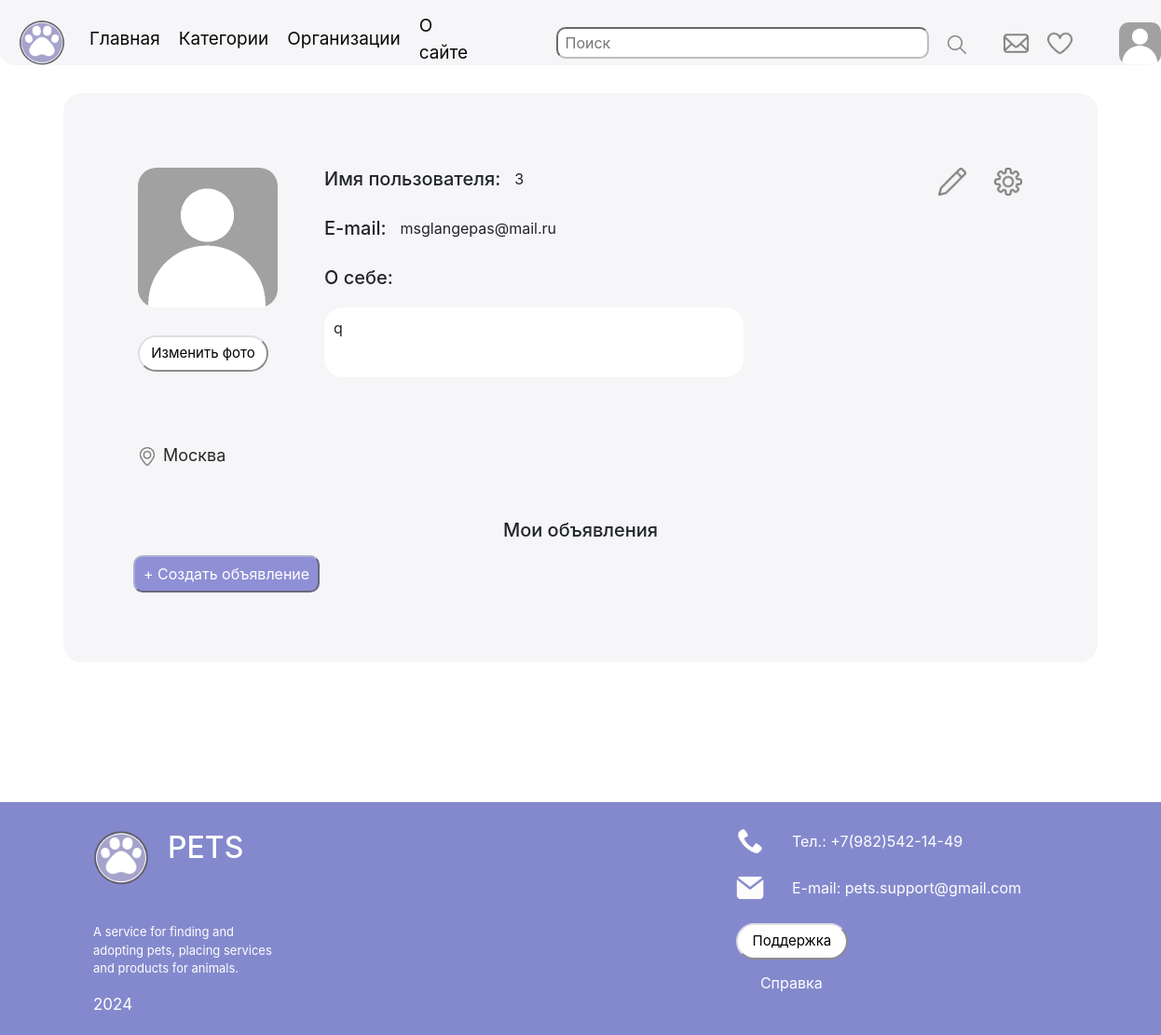
Screenshot of /profile (signed in) with the database file from the repository.
### data/users.py (models this page shows, shortened)
class User(SqlAlchemyBase, UserMixin):
    __tablename__ = 'users'
    id = sqlalchemy.Column(sqlalchemy.Integer,
                           primary_key=True, autoincrement=True)
    name = sqlalchemy.Column(sqlalchemy.String, nullable=False)
    about = sqlalchemy.Column(sqlalchemy.String, nullable=True)
    photo = sqlalchemy.Column(sqlalchemy.String, nullable=True)
    email = sqlalchemy.Column(sqlalchemy.String,
                              index=True, unique=True, nullable=False)
    hashed_password = sqlalchemy.Column(sqlalchemy.String, nullable=False)
    created_date = sqlalchemy.Column(sqlalchemy.DateTime,
                                     default=datetime.datetime.now)
    posts = orm.relationship("Post", back_populates='user')
    city = sqlalchemy.Column(sqlalchemy.String, default='Москва')

### main.py (the view, shortened to what this page needs)
@app.route('/profile', methods=['GET', 'POST'])
def profile():
    session["link2"] = '/profile'
    session["link1"] = '/profile'
    if current_user.is_authenticated:
        if len(current_user.city) > 40:
            city = current_user.city[:40] + '...'
        else:
            city = current_user.city
        dbs = db_session.create_session()
        posts = dbs.query(Post).filter(Post.user == current_user).order_by(Post.created_date).all()
        posts = list(
            map(lambda x: [x.title[:9] + '...' if len(x.title) > 9 else x.title, x.price, x.currency, x.views_count,
                           x.photo, x.id, x.created_date.strftime('%d.%m.%Y, %H:%M')], posts))
        session['link'] = '/profile'
        return render_template('profile.html', title='Профиль', city=city, posts=posts)
    return render_template('autorization.html', title='Авторизация')

### data/db_session.py (called while the page is built)
def create_session() -> Session:
    global __factory
    return __factory()

### main.py (called while the page is built)
@login_manager.user_loader
def load_user(user_id):
    db_sess = db_session.create_session()
    return db_sess.query(User).get(user_id)

### templates/profile.html (shortened to what this page needs)
{% extends "base.html" %}
{% block content %}
<div class="account">
    <div style="text-align: start; display: flex; padding: 20px;">
        <div style="justify-content: center;">
            <img src={{current_user.photo}} class="ava"><br>
            <button class="butt" style="width: 140px;">Изменить фото</button>
        </div>
        <div style="text-align: start; margin-left: 40px;">
            <div style="display: flex; margin-bottom: 13px;"><h5 style="margin-right: 15px;">Имя пользователя:</h5>
                <p>{{ current_user.name}}</p></div>
            <div style="display: flex; margin-bottom: 13px;"><h5 style="margin-right: 15px;">E-mail:</h5>
                <p>{{ current_user.email}}</p></div>
            <h5>О себе:</h5>
            <div class="about">
                <p>{{ current_user.about}}</p>
            </div>
        </div>
        <div style="display: flex; margin-left: 22%">
            <a href="/edit_profile">
                <img src="/static/img/edit.png" height="30" style="margin-right: 30px">
            </a><br>
            <a href="settings"><img src="/static/img/sett.png" height="30"></a>
        </div>
    </div>
    <div class="geo" style="padding: 20px; padding-top: 0px">
        <a href="/choice_city"><img src="/static/img/point.png" height="20" style="margin-right: 7px">{{city}}</a>
    </div>
    <div style="margin-top: 35px">
        <h5>Мои объявления</h5>
        <div style="text-align: start">
            <div style="margin: 15px">
                <a href="/add_post">
                    <button class="butt2"> + Создать объявление</button>
                </a>
            </div>
        </div>
    </div>
</div>
{% endblock %}

### static/css/style.css (style rules this page uses)
.geo { width: 500px; margin-top: 50px; text-align: start; }
.about { padding: 10px; background: #fff; width: 450px; height: 75px; margin-top: 20px; border-radius: 20px; text-align: start; }
.account { border-radius: 20px; background-color: #f6f5f7; padding: 60px; display: block; margin-top: 30px; }
.geo a { font-size: 18px; color: #282829; text-decoration: none; }
.butt2 { color: #fff; background: #8F8FD6; border-radius: 10px; border-color: #ACAED2; justify-items: center; outline:none; padding: 6px; width: 200px; }
.butt { font-size: 15px; border-radius: 30px; border-color: #e0dee3; justify-items: center; outline:none; padding: 6px; margin-right: 20px; width: 120px; background: #fff; }
.ava { width: 150px; height: 150px; margin-bottom: 30px; border-radius: 20px }

### rows the page displays
User: photo (placeholder picture), name "3", email "msglangepas@mail.ru", about "q", city "Москва"
